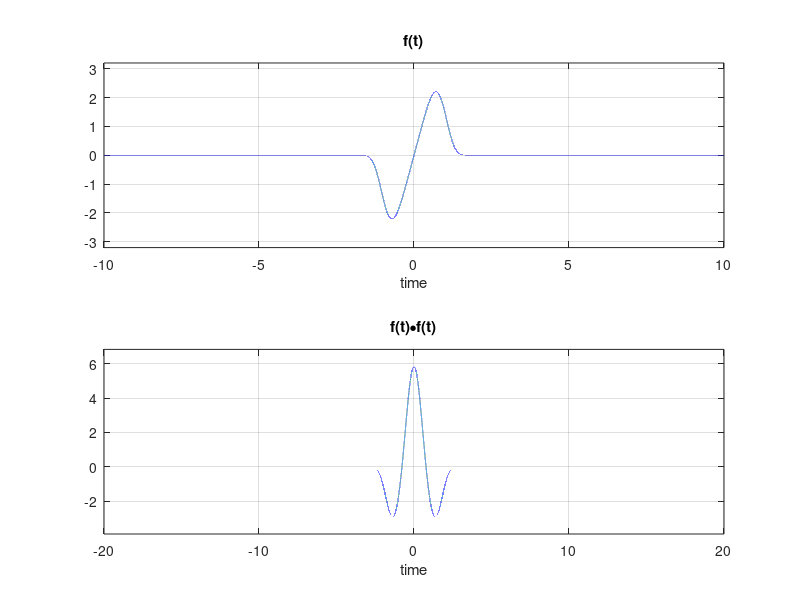

This figure's MATLAB source:
y=@(t) 4.*t.*exp(-t.^4);
x=@(t) 4.*t.*exp(-t.^4);
delta=0.0001;
tx=-10:delta:10; 
ty=-10:delta:10; 
%c=conv(y(ty),x(tx))*delta; %convolution
c=xcorr(x(tx))*delta; %autocorrelation
tc=(tx(1)+ty(1)):delta:(tx(end)+ty(end));
figure()
subplot(2,1,1)
plot(tx,x(tx));
xlabel('time'); title('f(t)'); ylim([min(x(tx))-1,max(x(tx))+1]); grid on
subplot(2,1,2)
plot(tc,c);
%convolution
%xlabel('time'); title('f(t)*f(t)');ylim([min(c)-1,max(c)+1]); grid on
%autocorrelation
xlabel('time'); title('f(t)•f(t)');ylim([min(c)-1,max(c)+1]); grid on